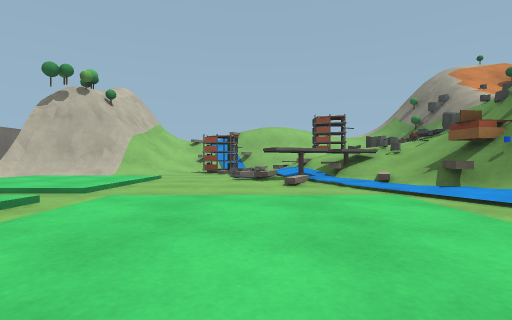
[1] (above)

19 first-person views from a walk through a world built for the Gazebo simulator. The camera is 0.39 m above the floor, looks level and sees 85° across. The floor is counted in squares, 1 m on a side. Each view is taken from the middle of a square. On the plan, view 1 faces up. The plan holds only what a view shows up to about 9 squares ahead; the rest is blank. The place goes on beyond the plan.

[2]
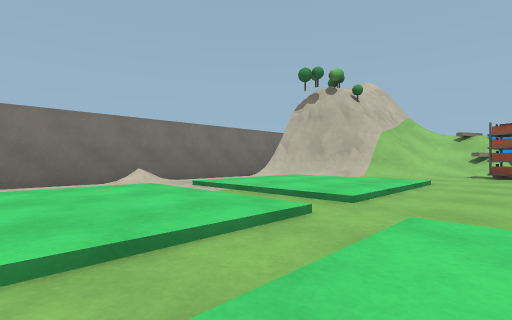

[3]
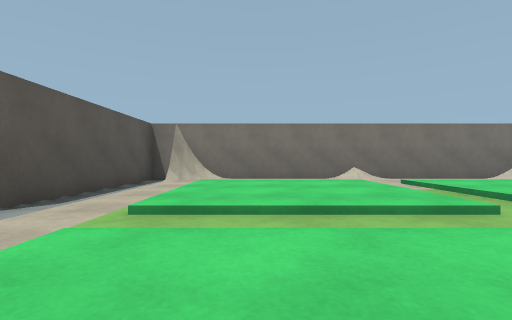

[4]
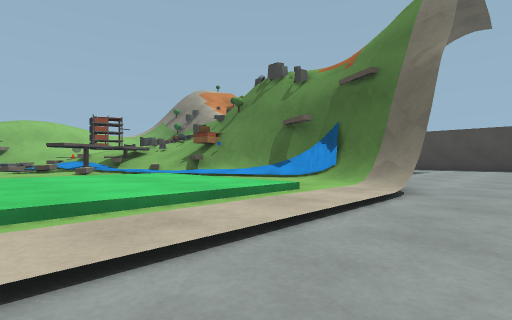

[5]
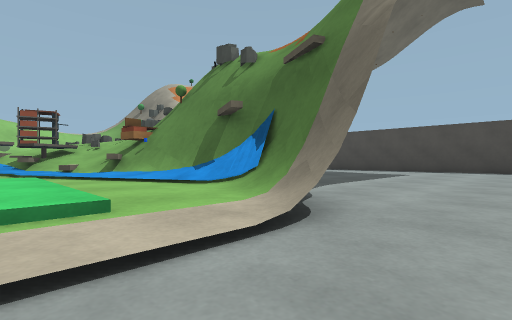

[6]
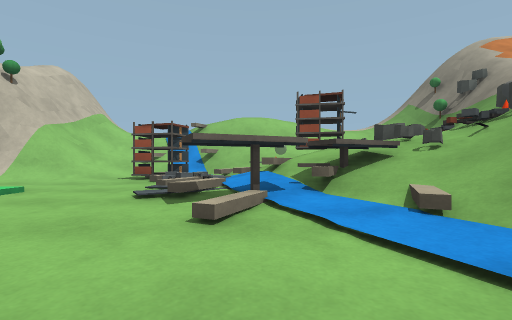

[7]
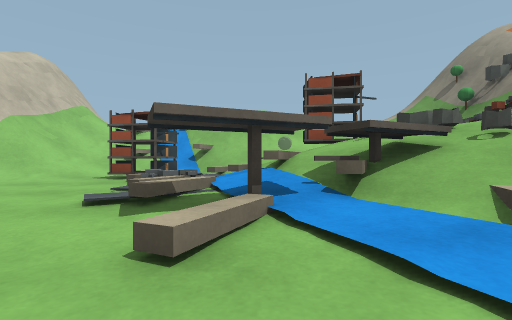

[8]
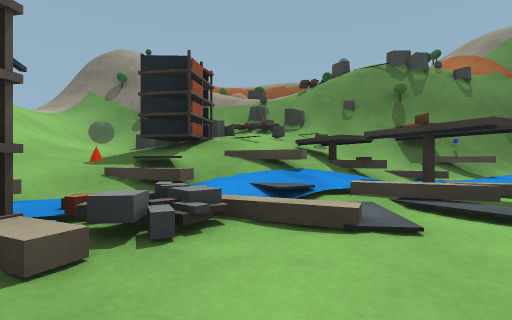

[9]
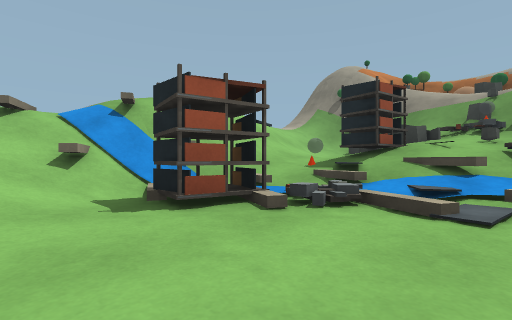

[10]
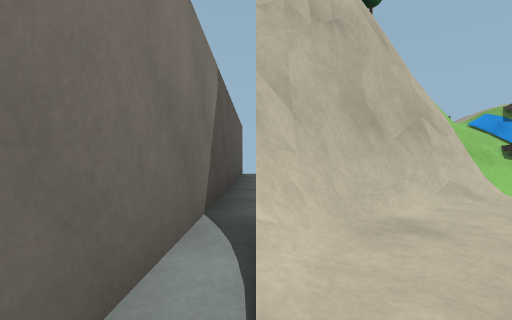

[11]
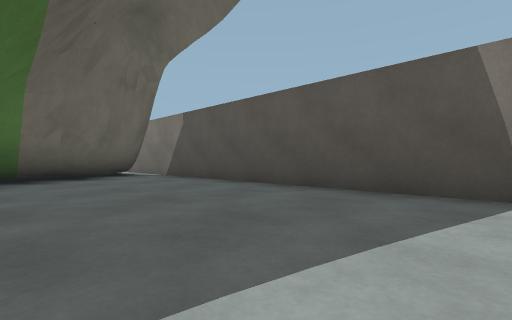

[12]
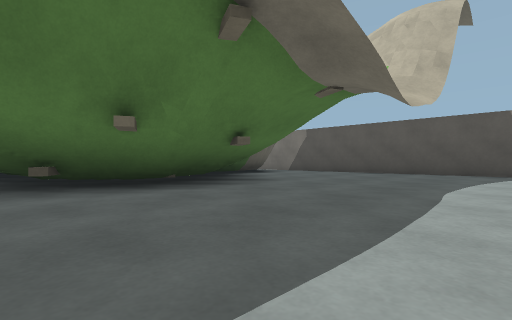

[13]
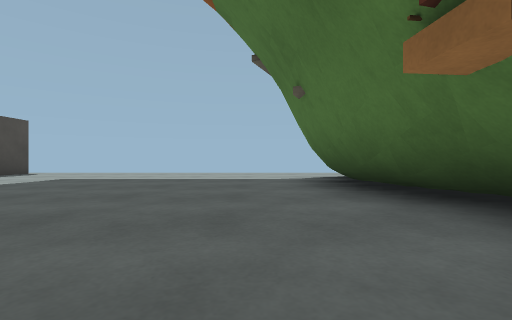

[14]
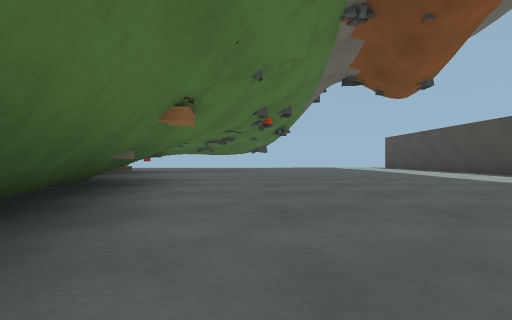

[15]
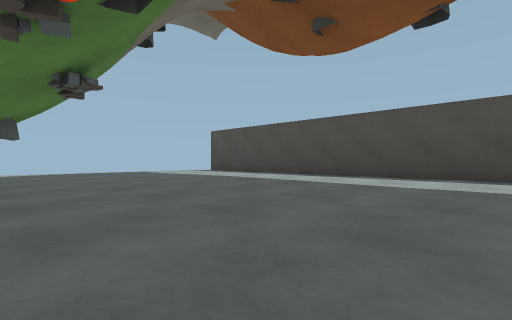

[16]
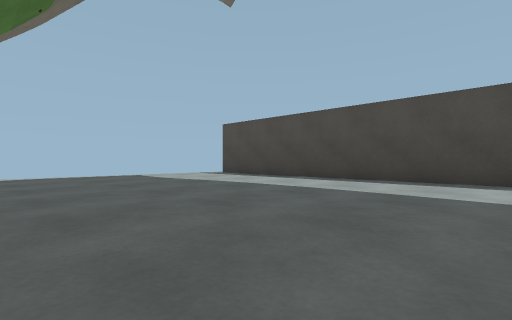

[17]
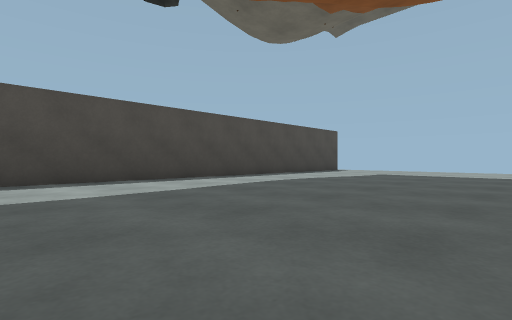

[18]
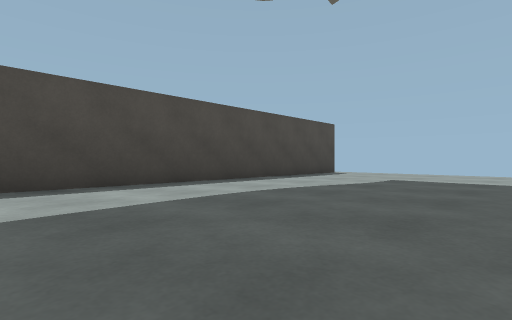

[19]
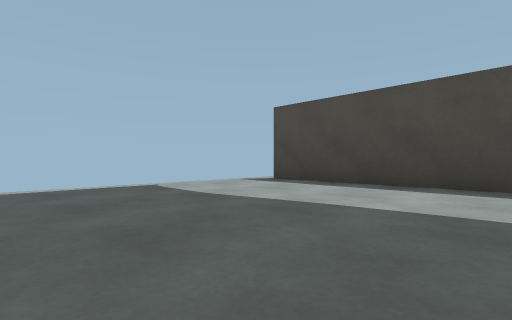

### Floor plan
Key: @ floor where view 1 was taken; # wall or solid block; x gap in a wall; . main floor; : floor 0.05 m higher than the main floor; + floor 0.1 m higher than the main floor; * floor 0.15 m higher than the main floor; % floor 0.6 m higher than the main floor; & floor 0.65 m higher than the main floor; / step, stairs or slope; = window, fence, low wall or low ledge; B apartment block; R rock; I bridge; H house; O other object.
Columns run from 8 left of view 1 to 12 right of it. Each row starts with its distance up from view 1.
 15 x.........    ......x
 14 #...///...   .......#
 13 #.../# ...  //......#
 12 #.../#=...////......#
 11 #.../#### /&%R......#
 10 #...#/BB=O O  ......#
  9 #.###/+##=BBR.......#
  8 ###::::+==ORO.......#
  7 ##:///:+=IIRO.......#
  6 #::***::IIIOO.......#
  5 #::***:::==H........#
  4 # :///::::/#O.......#
  3 #/////:///:=#.......#
  2 #/:***:***:/#.......#
  1 #/:***:***:##.......#
  0 ##:///:/@/:#........#
 -1 ##=////////#........#
 -2 ###### .............x

Positions as (right, up) in squares from view 1, and headings:
1: (0, 0), facing up
2: (-1, 1), facing up-left
3: (0, 1), facing left
4: (-1, -2), facing up-right
5: (1, -2), facing up-right
6: (1, 3), facing up
7: (1, 4), facing up
8: (-2, 8), facing right
9: (-3, 7), facing up-right
10: (-7, 6), facing up
11: (-4, 15), facing down-left
12: (1, 15), facing down-left
13: (5, 6), facing down
14: (5, 1), facing up
15: (5, 6), facing up-right
16: (6, 8), facing up-right
17: (6, 8), facing down-right
18: (7, 6), facing down-right
19: (7, 11), facing up-right
